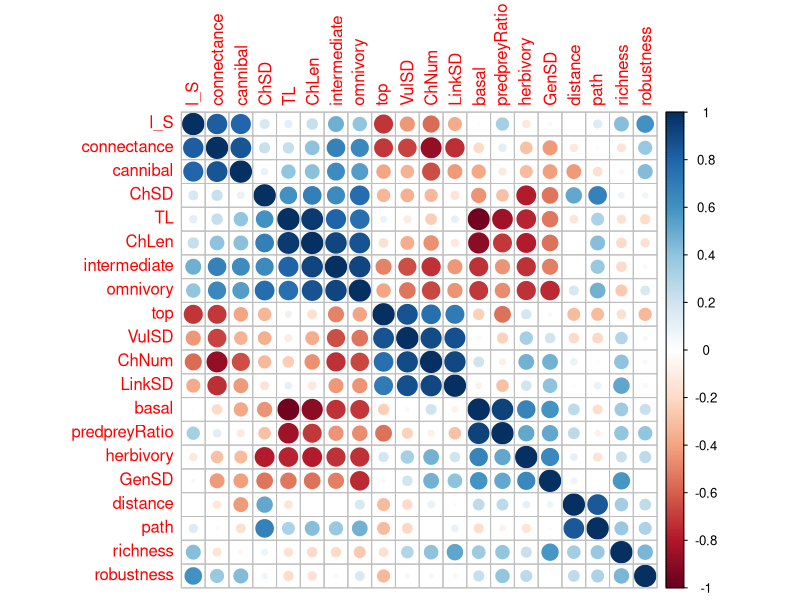
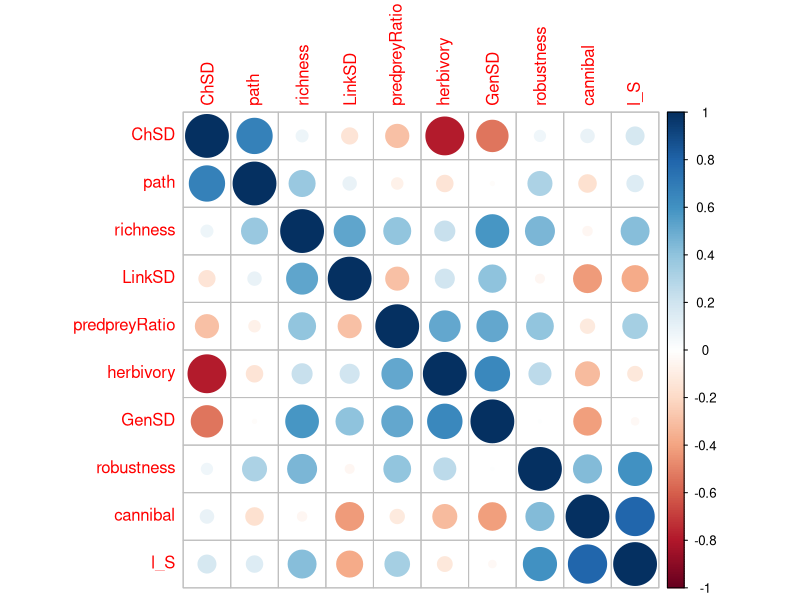
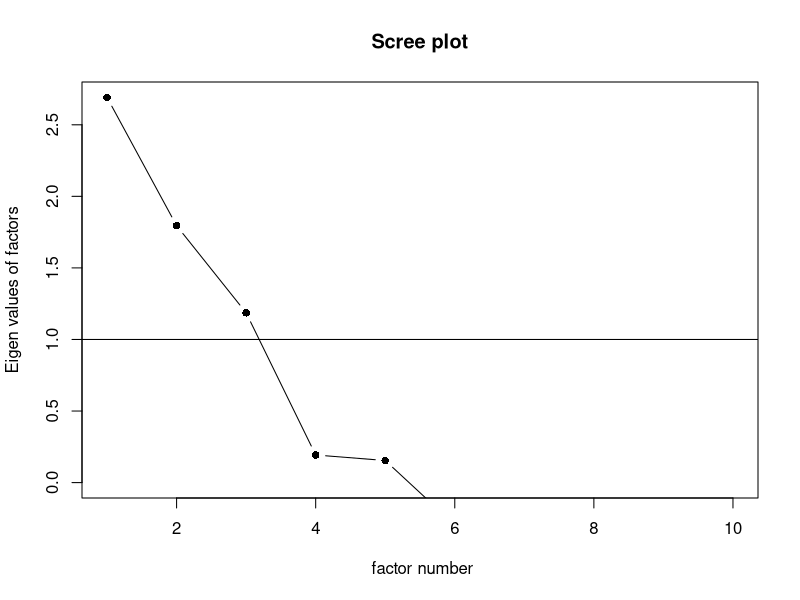
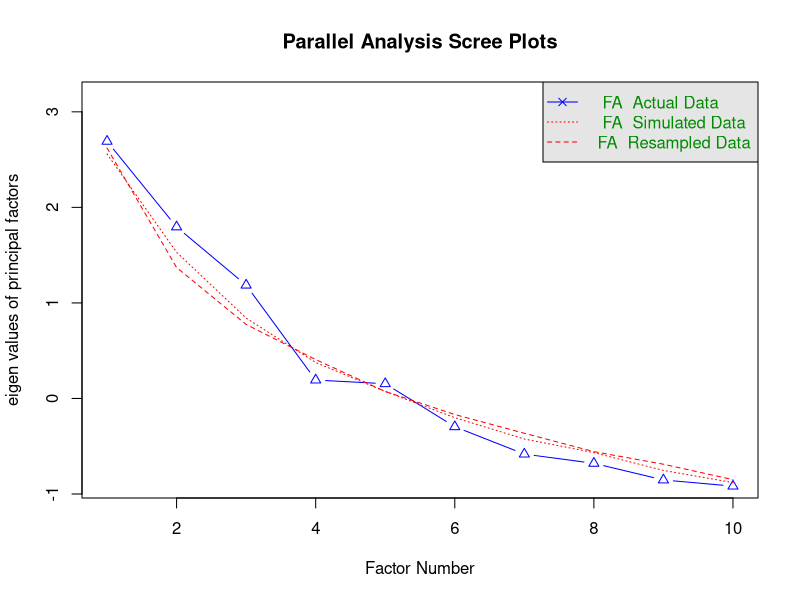

R code for these plots, in order: (Note: this script raises an error after producing the figures.)
##Load packages
library(caret)
library(corrplot)
library(FactoMineR)
library(here)
library(psych)
library(ggrepel)
library(tidyverse)

setwd(here::here())

# import network summary data
topology_vermaat <- read.csv("data/vermaat_2009/vermaat_summary.csv") %>%
  select(-id) %>%
  select(-c(links, S1, S2, S4, S5, diameter, ρ, centrality, complexity))

# get an idea of the number of NA vals
sapply(topology_vermaat, function(x) sum(is.na(x))) / nrow(topology_vermaat) * 100

# same for prop of zeros
colSums(topology_vermaat==0, na.rm = TRUE)/nrow(topology_vermaat)*100

topology_vermaat_subset <-
  topology_vermaat %>%
  select(-c(loops)) %>%
  na.omit()

# 1: look at correlation first

#scale all features
topology_scaled <- scale(topology_vermaat_subset,
                         center = TRUE, scale = TRUE)

# correlation matrix
cor_matrix <- cor(topology_scaled)

corrplot(cor_matrix, order = "hclust")

# remove highly correlated vars
# select the cutoff 
corr_cutoff <- 0.8
# subset by cutoff
hc = findCorrelation(cor_matrix, cutoff = corr_cutoff, names = TRUE)

# subset 
topology_subset <- select(topology_vermaat_subset,-all_of(hc))
topology_scaled_subset <- scale(topology_subset,
                                center = TRUE, scale = TRUE)

cor_mat_subset <- cor(topology_scaled_subset)

corrplot(cor_mat_subset, order = "hclust")

#KMO Test

KMO(topology_subset)
cortest.bartlett(topology_vermaat_subset)


# Determine number of factors to extract
ev <- eigen(cor(topology_scaled_subset)) # get eigenvalues
ev$values

scree(topology_scaled_subset, pc=FALSE)

fa.parallel(topology_scaled_subset, fa="fa")

Nfacs <- 3  # This is for four factors. You can change this as needed.

fit <- factanal(topology_scaled_subset, Nfacs, rotation = "promax")

ggplot() +
  geom_point(aes(x = fit$loadings[, 1],
                 y = fit$loadings[, 2])) +
  geom_vline(xintercept = 0) +
  geom_hline(yintercept = 0) +
  geom_text(aes(x = fit$loadings[, 1],
                y = fit$loadings[, 2],
                label = names(fit$loadings[, 1])),
            nudge_y = 0.1) +
  theme_classic() +
  labs(x = "Factor 1",
       y = "Factor 2") +
  lims(x= c(-1.2, 1.2), 
       y = c(-1.2, 1.2))

# 2: look at correlation first

pca <- PCA(topology_vermaat, scale.unit = TRUE)

# get variance explained for labels
variance = pca$eig %>%
  as.data.frame() %>%
  pull(`percentage of variance`)


# pull all vars signif correlated with first three dims
dim_descrip <- dimdesc(pca, axes = 1:3)

signif_corrs <- 
  dim_descrip[["Dim.1"]] %>%
  as.data.frame() %>%
  rownames_to_column(., var = "Property") %>%
  mutate(dimension = "Dim.1") %>%
  rbind(dim_descrip[["Dim.2"]] %>%
          as.data.frame() %>%
          rownames_to_column(., var = "Property") %>%
          mutate(dimension = "Dim.2")) %>%
  rbind(dim_descrip[["Dim.3"]] %>%
          as.data.frame() %>%
          rownames_to_column(., var = "Property") %>%
          mutate(dimension = "Dim.3")) %>%
  mutate(quanti.correlation = round(quanti.correlation, digits = 2))

pca$var$cor %>%
  as.data.frame() %>%
  rownames_to_column(., var = "Property") %>%
  select(Property, Dim.1, Dim.2, Dim.3) %>%
  pivot_longer(!Property,
               names_to = "dimension",
               values_to = "quanti.correlation") %>%
  mutate(quanti.correlation = round(quanti.correlation, digits = 2)) %>%
  full_join(signif_corrs) %>%
  mutate(dimension = case_when(dimension == "Dim.1" ~ paste("PCA 1 (", round(variance[1]), "%)", sep = ""),
                               dimension == "Dim.2" ~ paste("PCA 2 (", round(variance[2]), "%)", sep = ""),
                               dimension == "Dim.3" ~ paste("PCA 3 (", round(variance[3]), "%)", sep = "")),
         quanti.correlation = case_when(quanti.correlation > 0.53 & quanti.correlation <= 0.53 & quanti.p.value <= 0.05 ~ paste("**", quanti.correlation, "**", sep = ""),
                                        quanti.correlation > 0.66 & quanti.p.value <= 0.01 ~ paste("**", quanti.correlation, "**", sep = ""),
                                        .default = as.character(quanti.correlation))) %>%
  select(!quanti.p.value) %>%
  pivot_wider(names_from = dimension,
              values_from = quanti.correlation) %>%
  write.csv(.,
            "../tables/vermaat_corr.csv",
            row.names = FALSE)

# plot pca
pca$var$cor %>%
  as.data.frame() %>%
  rownames_to_column(., var = "Property") %>%
  select(Property, Dim.1, Dim.2, Dim.3) %>%
  pivot_longer(!Property,
               names_to = "dimension",
               values_to = "quanti.correlation") %>%
  mutate(quanti.correlation = round(quanti.correlation, digits = 2)) %>%
  full_join(signif_corrs) %>%
  filter(dimension != "Dim.3") %>%
  mutate(colour = case_when(quanti.correlation > 0.53 & quanti.correlation <= 0.53 & quanti.p.value <= 0.05 ~ "red",
                            quanti.correlation > 0.66 & quanti.p.value <= 0.01 ~ "red",
                            .default = "black")) %>%
  select(Property, dimension, colour) %>%
  pivot_wider(names_from = dimension,
              values_from = colour) %>%
  mutate(significant = if_else(Dim.1 == "red" | Dim.2 == "red", "signif", "non-signif")) %>%
  select(Property, significant) %>%
  full_join(.,
            pca[["var"]][["coord"]] %>%
              as.data.frame() %>%
              rownames_to_column(., var = "Property")) %>%
  ggplot(.,
         aes(x = Dim.1,
             y = Dim.2)) +
  geom_hline(yintercept = 0,
             colour = "grey60",
             linetype = 2) +
  geom_vline(xintercept = 0,
             colour = "grey60",
             linetype = 2) +
  geom_point(aes(colour = significant)) +
  geom_text_repel(aes(label = Property)) +
  theme_classic() +
  lims(x= c(-1, 1), y = c(-1, 1)) +
  labs(x = paste("PCA 1 (", round(variance[1]), "%)",sep = ""),
       y = paste("PCA 2 (", round(variance[2]), "%)",sep = ""))

ggsave("../figures/pca_vermaat.png")
